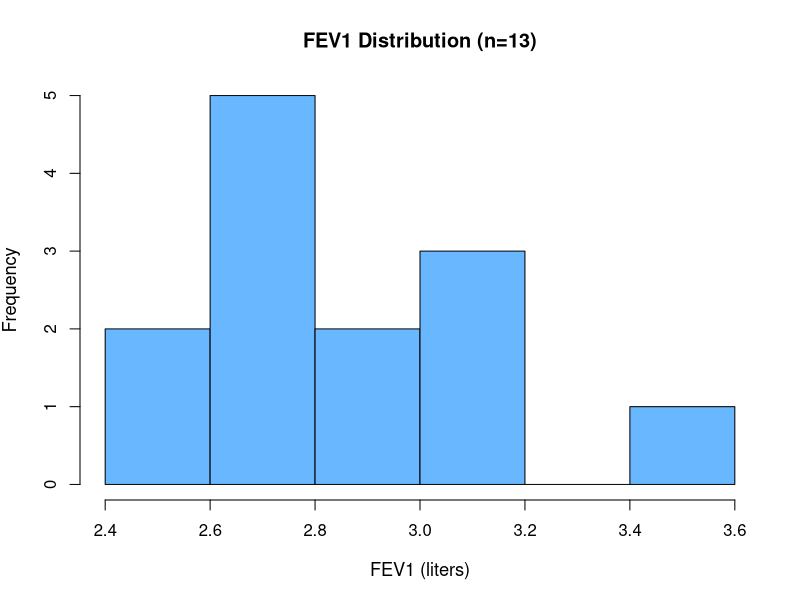
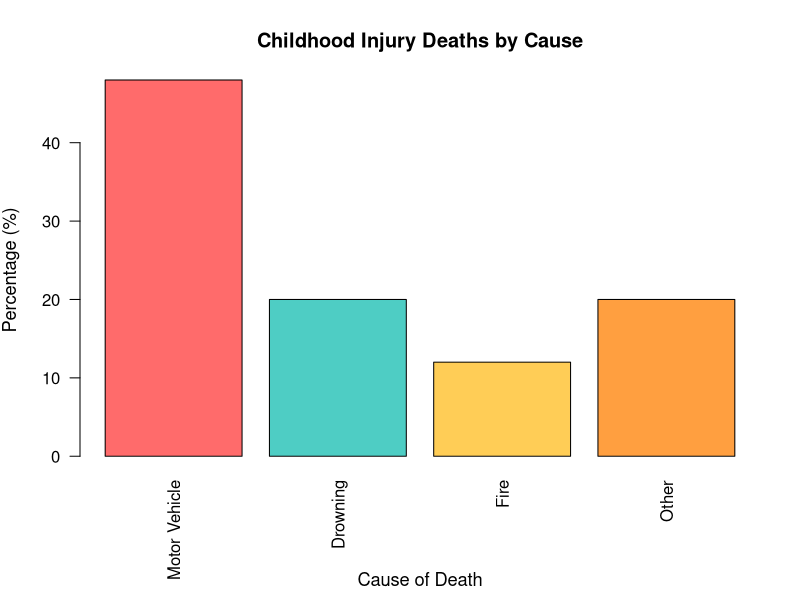

The R script that drew these images, in order:
# Create Graphics for QTI Quiz
# Simple, clear charts for Canvas compatibility

# Create FEV1 histogram data
fev1_data <- c(2.46, 2.65, 2.69, 2.76, 2.85, 3.15, 2.47, 2.77, 2.78, 2.81, 3.09, 3.18, 3.46)

# Create injury data
injury_data <- data.frame(
  cause = c("Motor Vehicle", "Drowning", "Fire", "Other"),
  deaths = c(48, 20, 12, 20),
  percentage = c(48, 20, 12, 20)
)

# Create FEV1 histogram as PNG
png("fev1_histogram.png", width = 600, height = 400, res = 150)
par(mar = c(5, 4, 4, 2))
hist(fev1_data,
     breaks = 5,
     main = "FEV1 Distribution (n=13)",
     xlab = "FEV1 (liters)",
     ylab = "Frequency",
     col = "#69b7ff",
     border = "black",
     cex.main = 1.2,
     cex.lab = 1.1)
dev.off()

# Create injury bar chart as PNG
png("injury_barchart.png", width = 600, height = 400, res = 150)
par(mar = c(7, 4, 4, 2))
barplot(injury_data$percentage,
        names.arg = injury_data$cause,
        main = "Childhood Injury Deaths by Cause",
        ylab = "Percentage (%)",
        xlab = "",
        col = c("#ff6b6b", "#4ecdc4", "#ffcd56", "#ff9f40"),
        border = "black",
        las = 2,
        cex.main = 1.2,
        cex.lab = 1.1)
mtext("Cause of Death", side = 1, line = 5.5, cex = 1.1)
dev.off()

cat("Quiz graphics created successfully!\n")
cat("Files: fev1_histogram.png, injury_barchart.png\n")
